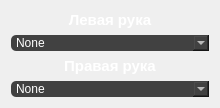
     <widget class="QWidget" name="hands">
      <attribute name="title">
       <string>Руки</string>
      </attribute>
      <layout class="QVBoxLayout" name="verticalLayout_3">
       <item>
        <widget class="QLabel" name="offhand_2">
         <property name="baseSize">
          <size>
           <width>0</width>
           <height>0</height>
          </size>
         </property>
         <property name="font">
          <font>
           <pointsize>11</pointsize>
           <weight>75</weight>
           <bold>true</bold>
           <kerning>true</kerning>
          </font>
         </property>
         <property name="styleSheet">
          <string notr="true">color: #ffffff;</string>
         </property>
         <property name="lineWidth">
          <number>1</number>
         </property>
         <property name="midLineWidth">
          <number>0</number>
         </property>
         <property name="text">
          <string>Левая рука</string>
         </property>
         <property name="alignment">
          <set>Qt::AlignHCenter|Qt::AlignTop</set>
         </property>
         <property name="wordWrap">
          <bool>true</bool>
         </property>
         <property name="margin">
          <number>0</number>
         </property>
         <property name="indent">
          <number>0</number>
         </property>
        </widget>
       </item>
       <item>
        <widget class="QComboBox" name="offhand">
         <property name="cursor">
          <cursorShape>PointingHandCursor</cursorShape>
         </property>
         <property name="styleSheet">
          <string notr="true">color: #ffffff;
background: #414141;
border-radius: 5px;</string>
         </property>
         <item>
          <property name="text">
           <string>None</string>
          </property>
         </item>
         <item>
          <property name="text">
           <string>WOODEN_HOE</string>
          </property>
         </item>
         <item>
          <property name="text">
           <string>WOODEN_AXE</string>
          </property>
         </item>
         <item>
          <property name="text">
           <string>WOODEN_PICKAXE</string>
          </property>
         </item>
         <item>
          <property name="text">
           <string>WOODEN_SHOVEL</string>
          </property>
         </item>
         <item>
          <property name="text">
           <string>WOODEN_SWORD</string>
          </property>
         </item>
         <item>
          <property name="text">
           <string>STONE_SWORD</string>
          </property>
         </item>
         <item>
          <property name="text">
           <string>STONE_SHOVEL</string>
          </property>
         </item>
         <item>
          <property name="text">
           <string>STONE_PICKAXE</string>
          </property>
         </item>
         <item>
          <property name="text">
           <string>STONE_AXE</string>
          </property>
         </item>
         <item>
          <property name="text">
           <string>STONE_HOE</string>
          </property>
         </item>
         <item>
          <property name="text">
           <string>GOLDEN_SWORD</string>
          </property>
         </item>
         <item>
          <property name="text">
           <string>GOLDEN_SHOVEL</string>
          </property>
         </item>
         <item>
          <property name="text">
           <string>GOLDEN_PICKAXE</string>
          </property>
         </item>
         <item>
          <property name="text">
           <string>GOLDEN_AXE</string>
          </property>
         </item>
         <item>
          <property name="text">
           <string>GOLDEN_HOE</string>
          </property>
         </item>
         <item>
          <property name="text">
           <string>IRON_SWORD</string>
          </property>
         </item>
         <item>
          <property name="text">
           <string>IRON_SHOVEL</string>
          </property>
         </item>
         <item>
          <property name="text">
           <string>IRON_PICKAXE</string>
          </property>
         </item>
         <item>
          <property name="text">
           <string>IRON_AXE</string>
          </property>
         </item>
         <item>
          <property name="text">
           <string>IRON_HOE</string>
          </property>
         </item>
         <item>
          <property name="text">
           <string>DIAMOND_SWORD</string>
          </property>
         </item>
         <item>
          <property name="text">
           <string>DIAMOND_SHOVEL</string>
          </property>
         </item>
         <item>
          <property name="text">
           <string>DIAMOND_PICKAXE</string>
          </property>
         </item>
         <item>
          <property name="text">
           <string>DIAMOND_AXE
</string>
          </property>
         </item>
         <item>
          <property name="text">
           <string>DIAMOND_HOE</string>
          </property>
         </item>
         <item>
          <property name="text">
           <string>NETHERITE_SWORD</string>
          </property>
         </item>
         <item>
          <property name="text">
           <string>NETHERITE_SHOVEL</string>
          </property>
         </item>
         <item>
          <property name="text">
           <string>NETHERITE_PICKAXE</string>
          </property>
         </item>
         <item>
          <property name="text">
           <string>NETHERITE_AXE</string>
          </property>
         </item>
         <item>
          <property name="text">
           <string>NETHERITE_HOE</string>
          </property>
         </item>
         <item>
          <property name="text">
           <string>STICK</string>
          </property>
         </item>
         <item>
          <property name="text">
           <string>BOWL</string>
          </property>
         </item>
         <item>
          <property name="text">
           <string>MUSHROOM_STEW</string>
          </property>
         </item>
         <item>
          <property name="text">
           <string>STRING</string>
          </property>
         </item>
         <item>
          <property name="text">
           <string>FEATHER</string>
          </property>
         </item>
         <item>
          <property name="text">
           <string>GUNPOWDER</string>
          </property>
         </item>
         <item>
          <property name="text">
           <string>WHEAT_SEEDS</string>
          </property>
         </item>
         <item>
          <property name="text">
           <string>WHEAT</string>
          </property>
         </item>
         <item>
          <property name="text">
           <string>BREAD</string>
          </property>
         </item>
         <item>
          <property name="text">
           <string>FLINT</string>
          </property>
         </item>
         <item>
          <property name="text">
           <string>PORKCHOP</string>
          </property>
         </item>
         <item>
          <property name="text">
           <string>COOKED_PORKCHOP</string>
          </property>
         </item>
         <item>
          <property name="text">
           <string>PAINTING</string>
          </property>
         </item>
         <item>
          <property name="text">
           <string>GOLDEN_APPLE</string>
          </property>
         </item>
         <item>
          <property name="text">
           <string>ENCHANTED_GOLDEN_APPLE</string>
          </property>
         </item>
         <item>
          <property name="text">
           <string>BUCKET</string>
          </property>
         </item>
         <item>
          <property name="text">
           <string>WATER_BUCKET</string>
          </property>
         </item>
         <item>
          <property name="text">
           <string>LAVA_BUCKET</string>
          </property>
         </item>
         <item>
          <property name="text">
           <string>MINECART</string>
          </property>
         </item>
         <item>
          <property name="text">
           <string>SADDLE</string>
          </property>
         </item>
         <item>
          <property name="text">
           <string>REDSTONE</string>
          </property>
         </item>
         <item>
          <property name="text">
           <string>SNOWBALL</string>
          </property>
         </item>
         <item>
          <property name="text">
           <string>Новый элемент</string>
          </property>
         </item>
        </widget>
       </item>
       <item>
        <widget class="QLabel" name="hand_2">
         <property name="baseSize">
          <size>
           <width>0</width>
           <height>0</height>
          </size>
         </property>
         <property name="font">
          <font>
           <pointsize>11</pointsize>
           <weight>75</weight>
           <bold>true</bold>
           <kerning>true</kerning>
          </font>
         </property>
         <property name="styleSheet">
          <string notr="true">color: #ffffff;</string>
         </property>
         <property name="lineWidth">
          <number>1</number>
         </property>
         <property name="midLineWidth">
          <number>0</number>
         </property>
         <property name="text">
          <string>Правая рука</string>
         </property>
         <property name="alignment">
          <set>Qt::AlignHCenter|Qt::AlignTop</set>
         </property>
         <property name="wordWrap">
          <bool>true</bool>
         </property>
         <property name="margin">
          <number>0</number>
         </property>
         <property name="indent">
          <number>0</number>
         </property>
        </widget>
       </item>
       <item>
        <widget class="QComboBox" name="hand">
         <property name="cursor">
          <cursorShape>PointingHandCursor</cursorShape>
         </property>
         <property name="styleSheet">
          <string notr="true">color: #ffffff;
background: #414141;
border-radius: 5px;</string>
         </property>
         <item>
          <property name="text">
           <string>None</string>
          </property>
         </item>
         <item>
          <property name="text">
           <string>WOODEN_HOE</string>
          </property>
         </item>
         <item>
          <property name="text">
           <string>WOODEN_AXE</string>
          </property>
         </item>
         <item>
          <property name="text">
           <string>WOODEN_PICKAXE</string>
          </property>
         </item>
         <item>
          <property name="text">
           <string>WOODEN_SHOVEL</string>
          </property>
         </item>
         <item>
          <property name="text">
           <string>WOODEN_SWORD</string>
          </property>
         </item>
         <item>
          <property name="text">
           <string>STONE_SWORD</string>
          </property>
         </item>
         <item>
          <property name="text">
           <string>STONE_SHOVEL</string>
          </property>
         </item>
         <item>
          <property name="text">
           <string>STONE_PICKAXE</string>
          </property>
         </item>
         <item>
          <property name="text">
           <string>STONE_AXE</string>
          </property>
         </item>
         <item>
          <property name="text">
           <string>STONE_HOE</string>
          </property>
         </item>
         <item>
          <property name="text">
           <string>GOLDEN_SWORD</string>
          </property>
         </item>
         <item>
          <property name="text">
           <string>GOLDEN_SHOVEL</string>
          </property>
         </item>
         <item>
          <property name="text">
           <string>GOLDEN_PICKAXE</string>
          </property>
         </item>
         <item>
          <property name="text">
           <string>GOLDEN_AXE</string>
          </property>
         </item>
         <item>
          <property name="text">
           <string>GOLDEN_HOE</string>
          </property>
         </item>
         <item>
          <property name="text">
           <string>IRON_SWORD</string>
          </property>
         </item>
         <item>
          <property name="text">
           <string>IRON_SHOVEL</string>
          </property>
         </item>
         <item>
          <property name="text">
           <string>IRON_PICKAXE</string>
          </property>
         </item>
         <item>
          <property name="text">
           <string>IRON_AXE</string>
          </property>
         </item>
         <item>
          <property name="text">
           <string>IRON_HOE</string>
          </property>
         </item>
         <item>
          <property name="text">
           <string>DIAMOND_SWORD</string>
          </property>
         </item>
         <item>
          <property name="text">
           <string>DIAMOND_SHOVEL</string>
          </property>
         </item>
         <item>
          <property name="text">
           <string>DIAMOND_PICKAXE</string>
          </property>
         </item>
         <item>
          <property name="text">
           <string>DIAMOND_AXE
</string>
          </property>
         </item>
         <item>
          <property name="text">
           <string>DIAMOND_HOE</string>
          </property>
         </item>
         <item>
          <property name="text">
           <string>NETHERITE_SWORD</string>
          </property>
         </item>
         <item>
          <property name="text">
           <string>NETHERITE_SHOVEL</string>
          </property>
         </item>
         <item>
          <property name="text">
           <string>NETHERITE_PICKAXE</string>
          </property>
         </item>
         <item>
          <property name="text">
           <string>NETHERITE_AXE</string>
          </property>
         </item>
         <item>
          <property name="text">
           <string>NETHERITE_HOE</string>
          </property>
         </item>
         <item>
          <property name="text">
           <string>STICK</string>
          </property>
         </item>
         <item>
          <property name="text">
           <string>BOWL</string>
          </property>
         </item>
         <item>
          <property name="text">
           <string>MUSHROOM_STEW</string>
          </property>
         </item>
         <item>
          <property name="text">
           <string>STRING</string>
          </property>
         </item>
         <item>
          <property name="text">
           <string>FEATHER</string>
          </property>
         </item>
         <item>
          <property name="text">
           <string>GUNPOWDER</string>
          </property>
         </item>
         <item>
          <property name="text">
           <string>WHEAT_SEEDS</string>
          </property>
         </item>
         <item>
          <property name="text">
           <string>WHEAT</string>
          </property>
         </item>
         <item>
          <property name="text">
           <string>BREAD</string>
          </property>
         </item>
         <item>
          <property name="text">
           <string>FLINT</string>
          </property>
         </item>
         <item>
          <property name="text">
           <string>PORKCHOP</string>
          </property>
         </item>
         <item>
          <property name="text">
           <string>COOKED_PORKCHOP</string>
          </property>
         </item>
         <item>
          <property name="text">
           <string>PAINTING</string>
          </property>
         </item>
         <item>
          <property name="text">
           <string>GOLDEN_APPLE</string>
          </property>
         </item>
         <item>
          <property name="text">
           <string>ENCHANTED_GOLDEN_APPLE</string>
          </property>
         </item>
         <item>
          <property name="text">
           <string>BUCKET</string>
          </property>
         </item>
         <item>
          <property name="text">
           <string>WATER_BUCKET</string>
          </property>
         </item>
         <item>
          <property name="text">
           <string>LAVA_BUCKET</string>
          </property>
         </item>
         <item>
          <property name="text">
           <string>MINECART</string>
          </property>
         </item>
         <item>
          <property name="text">
           <string>SADDLE</string>
          </property>
         </item>
         <item>
          <property name="text">
           <string>REDSTONE</string>
          </property>
         </item>
         <item>
          <property name="text">
           <string>SNOWBALL</string>
          </property>
         </item>
         <item>
          <property name="text">
           <string>Новый элемент</string>
          </property>
         </item>
        </widget>
       </item>
      </layout>
     </widget>
